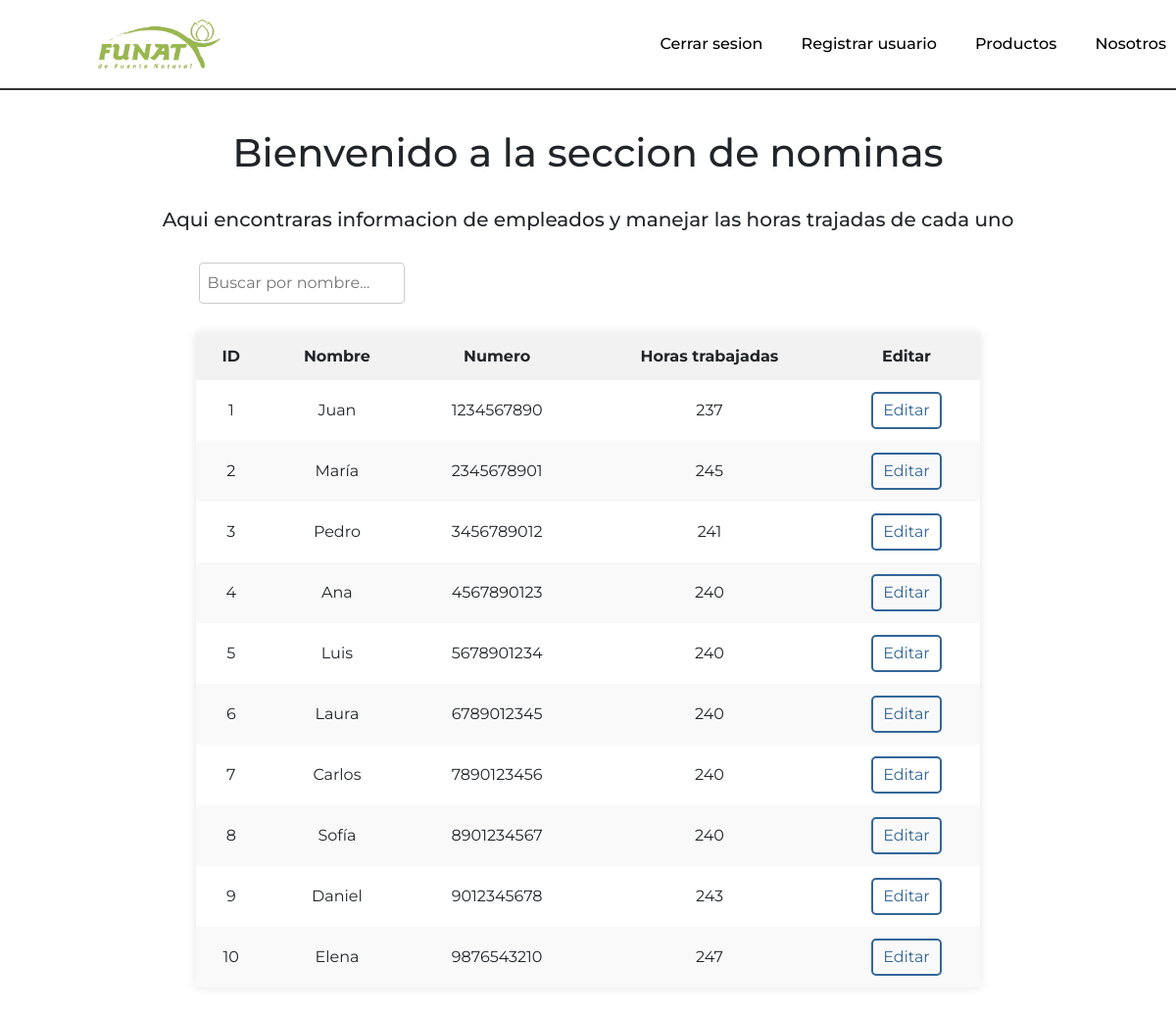
The app's page / (signed in) with its own data.
### nominas/models.py (models this page shows, shortened)
class empleados(models.Model):
    Nombre = models.TextField(max_length=40)
    Numero = models.IntegerField()
    Horas = models.IntegerField()

### nominas/views.py (the view)
# urls.py: path('', views.index, name="index"),
@login_required
def index(request):
    empleados = []
    mensaje = ""
    try:
        empleados = Empleados.getEmpleados()
    except:
        mensaje = "Error en la base de datos"
    return render(request, 'nominas.html', {'mensaje': mensaje, 'empleados': empleados})

### nominas/empleados.py (called while the page is built)
    def getEmpleados():
        listaEmpleados = list(empleados.objects.all().values())
        return listaEmpleados

### nominas/templates/nominas.html (shortened to what this page needs)
{% extends 'base.html' %} {% load static %}
{% block styles %}
    <link rel="stylesheet" href="{% static 'css/nominas.css' %}" />
{% endblock styles %}
{% block content %}
    <div class="content">
        <h1>Bienvenido a la seccion de nominas</h1><br>
        <h5>Aqui encontraras informacion de empleados y manejar las horas trajadas de cada uno</h5><br>
        <input type="text" id="searchInput" placeholder="Buscar por nombre...">
        <div class="table-container">
            <table>
                <thead>
                    <tr>
                      <th>ID</th>
                      <th>Nombre</th>
                      <th>Numero</th>
                      <th>Horas trabajadas</th>
                      <th>Editar</th>
                    </tr>
                </thead>
                <tbody>
                    {% if empleados %} {% for empleado in empleados %}
                    <tr>
                        <td>{{ empleado.id }}</td>
                        <td>{{ empleado.Nombre }}</td>
                        <td>{{ empleado.Numero }}</td>
                        <td>{{ empleado.Horas }}</td>
                        <td><a href="{% url 'empleado' idEmpleado=empleado.id %}" class="editar-link">Editar</a></td>
                    </tr>
                    {% endfor %} {% else %}
                    <tr>
                      <td colspan="4">No hay empleados</td>
                    </tr>
                    {% endif %}
                </tbody>
            </table>
        </div>
    </div>
{% endblock content %}

### nominas/templates/base.html (shortened to what this page needs)
{% load static %}
<!DOCTYPE html>
<html lang="en">
<head>
    <link rel="stylesheet" href="https://cdn.jsdelivr.net/npm/bootstrap@4.0.0/dist/css/bootstrap.min.css">
    {% block styles %}{% endblock  %}
</head>
<body>
    {% include 'navbar.html' %}
    <main>
        {% block content %}
        {% endblock %}
    </main>
</body>
</html>

### nominas/templates/navbar.html (shortened to what this page needs)
{% load static %}
<!DOCTYPE html>
<html lang="en">
<head>
    <link rel="stylesheet" href="{% static 'css/navbar.css' %}" />
</head>
<body>
    <nav class="mi-navbar">
        <div class="mi-img">
            <a href="/">
                <img src="{% static 'img/logo-funat.png' %}" alt="logo">
            </a>
        </div>
        <ul>
            {% if user.is_authenticated %}
            <li>
                <a href="{% url 'logout' %}">Cerrar sesion</a>
            </li>
            <li>
                <a href="{% url 'signup' %}">Registrar usuario</a>
            </li>
            {% endif %}
            <li>
                <a href="#">Productos</a>
            </li>
            <li>
                <a href="#">Nosotros</a>
            </li>
        </ul>
    </nav>
</body>
</html>

### nominas/static/css/nominas.css (style rules this page uses)
h1, h5 { font-family: 'Montserrat', sans-serif; }
.content { text-align: center; margin-top: 20px; padding: 20px; }
.table-container { display: flex; justify-content: center; align-items: center; }
table { border-collapse: collapse; width: 80%; max-width: 800px; margin: 20px; box-shadow: 0 0 10px rgba(0, 0, 0, 0.1); }
th, td { padding: 12px 15px; text-align: center; }
th { position: sticky; top: 0; background-color: #f2f2f2; }
tr:nth-child(even) { background-color: #f9f9f9; }
#searchInput { padding: 8px; border: 1px solid #ccc; border-radius: 4px; font-size: 16px; margin-bottom: 10px; margin-right: 585px; }
.editar-link { color: #336699; text-decoration: none; border: 2px solid #336699; padding: 5px 10px; border-radius: 5px; display: inline-block; }

### nominas/static/css/navbar.css (style rules this page uses)
body { font-family: 'Montserrat', sans-serif; }
.mi-navbar { display: flex; flex-direction: row; justify-content: space-between; align-items: center; width: 100%; background-color: #fff; border-bottom: 2px solid #333; padding: 10px 0; }
.mi-img { padding: 10px; }
.mi-img img { width: 125px; margin-left: 90px; }
.mi-navbar ul { list-style-type: none; margin: 0; padding: 0; }
.mi-navbar ul > li { display: inline-block; margin-left: 15px; }
.mi-navbar li a { display: block; text-decoration: none; color: #000000; font-weight: 500; padding: 5px 10px; border-radius: 5px; }

### records on screen
empleados: id "1", Nombre "Juan", Numero "1234567890", Horas "237"
empleados: id "2", Nombre "María", Numero "2345678901", Horas "245"
empleados: id "3", Nombre "Pedro", Numero "3456789012", Horas "241"
empleados: id "4", Nombre "Ana", Numero "4567890123", Horas "240"
empleados: id "5", Nombre "Luis", Numero "5678901234", Horas "240"
empleados: id "6", Nombre "Laura", Numero "6789012345", Horas "240"
empleados: id "7", Nombre "Carlos", Numero "7890123456", Horas "240"
empleados: id "8", Nombre "Sofía", Numero "8901234567", Horas "240"
empleados: id "9", Nombre "Daniel", Numero "9012345678", Horas "243"
empleados: id "10", Nombre "Elena", Numero "9876543210", Horas "247"
